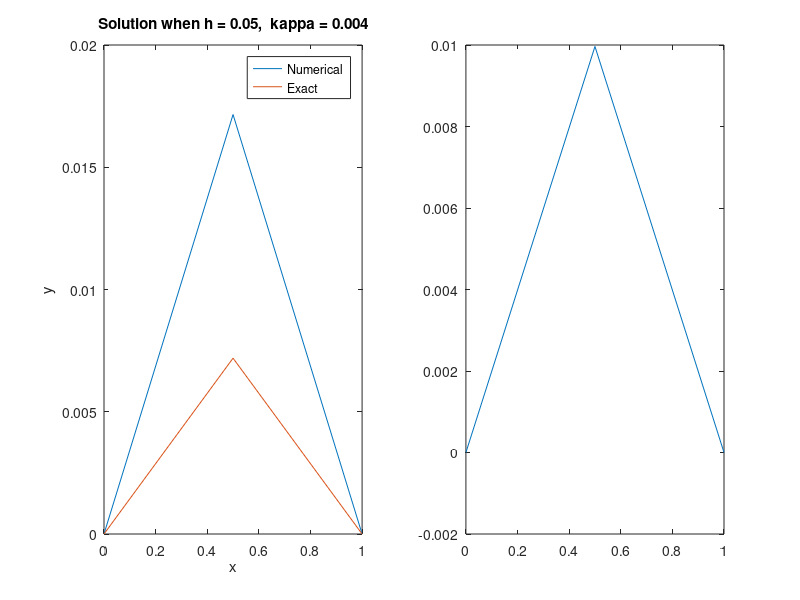

MATLAB code to generate this figure:
%%  Problem 1

clear;

Lmax = 1;     %Maximum length
Tmax = 0.5;   %Maximum time

%Boundary condition
g_o = 0;
g_1 = 0;

h = 0.5;
kappa = 0.004;  %Step size in t

%Space and time intervals
t = 0:kappa:Tmax;
x = 0:h:Lmax;

M = length(x);
N = length(t);

%Initial condition
u(1,:) = sin(pi*x);

r = kappa/h^2;
 
 for i = 1:N-1
     %%Scheme
    for j = 1:M
        if j == 1 
            u(i,j) = g_o;
        elseif j == M
            u(i,j) = g_1;
        else
            u(i+1,j) = r*u(i,j+1) + (1-2*r)*u(i,j) + r*u(i,j-1);
        end
    end
    
%     figure(5000)
%     plot(x,u(i,:))
%     pause;
    
 end

%The exact solution
yexact = @(t,x) sin(pi*x).*exp(-pi^2*t);

subplot( 1, 2, 1);
plot(x,u(end,:),x, yexact(t(end),x))
xlabel('x')
ylabel('y')
legend('Numerical','Exact')
title('Solution when h = 0.05,  kappa = 0.004')

subplot( 1, 2, 2);
plot(x,u(end,:)- yexact(t(end),x))







